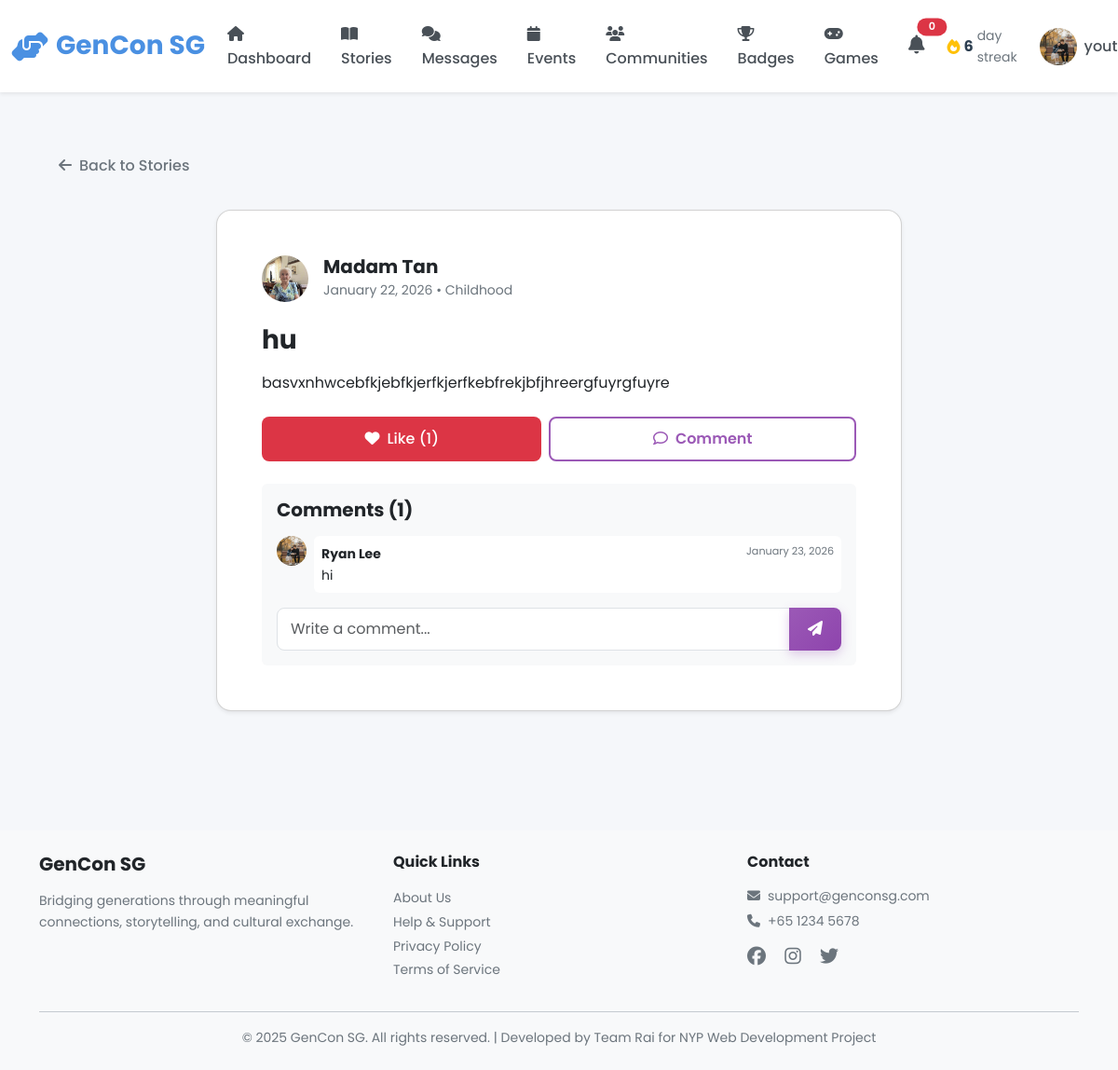
Screenshot of /youth/story/1 (signed in) with the database file from the repository.
### models.py (models this page shows, shortened)
class User(db.Model):
    __tablename__ = 'users'
    id = db.Column(db.Integer, primary_key=True)
    username = db.Column(db.String(80), unique=True, nullable=False, index=True)
    password_hash = db.Column(db.String(255), nullable=False)
    email = db.Column(db.String(120), unique=True, nullable=False, index=True)
    full_name = db.Column(db.String(120), nullable=False)
    phone = db.Column(db.String(20))
    age = db.Column(db.Integer, nullable=False)
    bio = db.Column(db.Text)  # User biography
    school = db.Column(db.String(255))  # School or organization for youth
    role = db.Column(db.String(20), nullable=False)  # 'senior', 'youth', or 'admin'
    profile_picture = db.Column(db.String(255), default='images/default-avatar.png')
    disable_reason = db.Column(db.Text)
    interests_json = db.Column(db.Text)  # Stores interests as JSON array
    languages_json = db.Column(db.Text)  # Stores languages as JSON array
    accessibility_settings_json = db.Column(db.Text)  # Stores settings as JSON object
    created_at = db.Column(db.DateTime, default=datetime.utcnow, nullable=False)
    last_active = db.Column(db.DateTime, default=datetime.utcnow, nullable=False)
    is_active = db.Column(db.Boolean, default=True)
    stories = db.relationship('Story', back_populates='user', lazy='dynamic')
    sent_messages = db.relationship('Message', foreign_keys='Message.sender_id',
                                   back_populates='sender', lazy='dynamic')
    received_messages = db.relationship('Message', foreign_keys='Message.recipient_id',
                                       back_populates='recipient', lazy='dynamic')
    senior_pairs = db.relationship('Pair', foreign_keys='Pair.senior_id',
                                   back_populates='senior', lazy='dynamic')
    youth_pairs = db.relationship('Pair', foreign_keys='Pair.youth_id',
                                 back_populates='youth', lazy='dynamic')
    streak = db.relationship('Streak', back_populates='user', uselist=False)
    badges = db.relationship('Badge', back_populates='user', lazy='dynamic')
    checkins = db.relationship('Checkin', back_populates='user', lazy='dynamic')
    @property
    def interests(self):
        """Get interests as Python list from JSON string."""
        if self.interests_json:
            return json.loads(self.interests_json)
        return []
    @interests.setter
    def interests(self, value):
        """Set interests from Python list, store as JSON string."""
        self.interests_json = json.dumps(value)
    @property
    def languages(self):
        """Get languages as Python list from JSON string."""
        if self.languages_json:
            return json.loads(self.languages_json)
        return []
    @languages.setter
    def languages(self, value):
        """Set languages from Python list, store as JSON string."""
        self.languages_json = json.dumps(value)
    @property
    def accessibility_settings(self):
        """Get accessibility settings as Python dict from JSON string."""
        if self.accessibility_settings_json:
            return json.loads(self.accessibility_settings_json)
        return {}

class Story(db.Model):
    __tablename__ = 'stories'
    id = db.Column(db.Integer, primary_key=True)
    user_id = db.Column(db.Integer, db.ForeignKey('users.id'), nullable=False, index=True)
    title = db.Column(db.String(200), nullable=False)
    content = db.Column(db.Text, nullable=False)
    category = db.Column(db.String(50), nullable=False)  # 5 categories
    photo_url = db.Column(db.String(255))  # Optional photo
    audio_url = db.Column(db.String(255))  # Optional voice recording
    created_at = db.Column(db.DateTime, default=datetime.utcnow, nullable=False, index=True)
    updated_at = db.Column(db.DateTime, default=datetime.utcnow, onupdate=datetime.utcnow)
    user = db.relationship('User', back_populates='stories')
    reactions = db.relationship('StoryReaction', back_populates='story',
                               lazy='dynamic', cascade='all, delete-orphan')
    comments = db.relationship('StoryComment', back_populates='story',
                              lazy='dynamic', cascade='all, delete-orphan')

class StoryComment(db.Model):
    __tablename__ = 'story_comments'
    id = db.Column(db.Integer, primary_key=True)
    story_id = db.Column(db.Integer, db.ForeignKey('stories.id'), nullable=False, index=True)
    user_id = db.Column(db.Integer, db.ForeignKey('users.id'), nullable=False, index=True)
    content = db.Column(db.Text, nullable=False)
    created_at = db.Column(db.DateTime, default=datetime.utcnow, nullable=False)
    story = db.relationship('Story', back_populates='comments')
    user = db.relationship('User')

### blueprints/youth.py (the view)
@youth_bp.route('/story/<int:story_id>')
@login_required
def story_detail(story_id):
    story = Story.query.get_or_404(story_id)
    return render_template('youth/story_detail.html', story=story)

### app.py (called while the page is built)
@app.context_processor
def inject_user():
    user_streak = 0
    if 'user_id' in session:
        from models import Streak
        streak = Streak.query.filter_by(user_id=session['user_id']).first()
        if streak:
            user_streak = streak.current_streak
    return dict(session=session, user_streak=user_streak)

@app.after_request
def add_security_headers(response):
    csp = (
        "default-src 'self'; "
        "script-src 'self' 'unsafe-inline' 'unsafe-eval' blob: https://cdn.jsdelivr.net https://cdnjs.cloudflare.com; "
        "style-src 'self' 'unsafe-inline' https://cdn.jsdelivr.net https://cdnjs.cloudflare.com https://fonts.googleapis.com; "
        "font-src 'self' https://cdnjs.cloudflare.com https://fonts.gstatic.com; "
        "img-src 'self' data: blob: https:; "
        "connect-src 'self' ws: wss: https://cdn.jsdelivr.net https://cdnjs.cloudflare.com; "
        "worker-src 'self' blob:;"
    )
    response.headers['Content-Security-Policy'] = csp
    return response

@app.template_filter('timeago')
def timeago_filter(date):
    from datetime import datetime
    now = datetime.utcnow()
    diff = now - date
    seconds = diff.total_seconds()
    if seconds < 60:
        return 'Just now'
    elif seconds < 3600:
        minutes = int(seconds / 60)
        return f'{minutes} minute{"s" if minutes != 1 else ""} ago'
    elif seconds < 86400:
        hours = int(seconds / 3600)
        return f'{hours} hour{"s" if hours != 1 else ""} ago'
    elif seconds < 604800:
        days = int(seconds / 86400)
        return f'{days} day{"s" if days != 1 else ""} ago'
    else:
        return (date + timedelta(hours=8)).strftime('%B %d, %Y')

@app.template_filter('fix_pfp')
def fix_pfp_filter(path):
    if not path:
        return 'images/default-avatar.png'
    if path.startswith('images/'):
        return path
    if path.startswith('http'):
        return path
    return f'images/{path}'

### blueprints/youth.py (called while the page is built)
def login_required(f):
    @wraps(f)
    def decorated_function(*args, **kwargs):
        if 'user_id' not in session:
            flash('Please login to access this page', 'warning')
            return redirect(url_for('auth.login', role='youth'))
        if session.get('role') != 'youth':
            flash('Access denied. Youth account required.', 'danger')
            return redirect(url_for('index'))
        return f(*args, **kwargs)
    return decorated_function

### templates/youth/story_detail.html (shortened to what this page needs)
{% extends "base.html" %}
{% block body_class %}youth-dashboard{% endblock %}
{% block content %}
<div class="container py-4">
    <div class="mb-4">
        <a href="{{ url_for('youth.story_feed') }}" class="btn btn-outline-secondary">
            <i class="fas fa-arrow-left me-2"></i>Back to Stories
        </a>
    </div>
    <div class="row justify-content-center">
        <div class="col-lg-8">
            <div class="card shadow-sm">
                <div class="card-body p-4">
                    <div class="d-flex align-items-center mb-4">
                        <a href="{{ url_for('youth.public_profile', user_id=story.user.id) }}">
                            <img src="{{ url_for('static', filename=story.user.profile_picture|fix_pfp) }}" class="rounded-circle me-3" style="width: 50px; height: 50px; object-fit: cover;">
                        </a>
                        <div>
                            <a href="{{ url_for('youth.public_profile', user_id=story.user.id) }}" class="text-decoration-none text-dark">
                                <h5 class="mb-0 fw-bold">{{ story.user.full_name }}</h5>
                            </a>
                            <small class="text-muted">{{ story.created_at|timeago }} • {{ story.category }}</small>
                        </div>
                    </div>
                    <h2 class="h3 fw-bold mb-3">{{ story.title }}</h2>
                    <div class="card-text mb-4" style="white-space: pre-line;">{{ story.content }}</div>
                    <div class="d-flex gap-2 mb-4">
                        {% set user_liked = story.reactions.filter_by(user_id=session.user_id, reaction_type='heart').first() is not none %}
                        <button class="btn {{ 'btn-danger' if user_liked else 'btn-outline-danger' }} flex-grow-1" onclick="reactToStory({{ story.id }}, 'heart')">
                            <i class="{{ 'fas' if user_liked else 'far' }} fa-heart me-2"></i>Like ({{ story.reactions.count() }})
                        </button>
                        <button class="btn btn-outline-primary flex-grow-1" onclick="document.getElementById('commentInput').focus()">
                            <i class="far fa-comment me-2"></i>Comment
                        </button>
                    </div>
                    <div class="bg-light p-3 rounded">
                        <h5 class="mb-3">Comments ({{ story.comments.count() }})</h5>
                        <div class="comments-list mb-3">
                            {% for comment in story.comments %}
                            <div class="d-flex mb-3">
                                <img src="{{ url_for('static', filename=comment.user.profile_picture|fix_pfp) }}" class="rounded-circle me-2" style="width: 32px; height: 32px; object-fit: cover;">
                                <div class="bg-white p-2 rounded w-100">
                                    <div class="d-flex justify-content-between">
                                        <strong class="small">{{ comment.user.full_name }}</strong>
                                        <small class="text-muted" style="font-size: 0.7rem;">{{ comment.created_at|timeago }}</small>
                                    </div>
                                    <p class="mb-0 small">{{ comment.content }}</p>
                                </div>
                            </div>
                            {% endfor %}
                        </div>
                        <form onsubmit="postComment(event, {{ story.id }})">
                            <div class="input-group">
                                <input type="text" id="commentInput" class="form-control" placeholder="Write a comment..." required>
                                <button class="btn btn-primary" type="submit">
                                    <i class="fas fa-paper-plane"></i>
                                </button>
                            </div>
                        </form>
                    </div>
                </div>
            </div>
        </div>
    </div>
</div>
{% endblock %}

### static/css/main.css (style rules this page uses)
:root { --primary-color: #4A90E2; --primary-hover: #357ABD; --secondary-color: #7B68EE; --success-color: #28A745; --warning-color: #FFC107; --danger-color: #DC3545; --info-color: #17A2B8; --senior-primary: #E67E22; --senior-secondary: #2ECC71; --senior-accent: #F39C12; --youth-primary: #9B59B6; --youth-secondary: #3498DB; --youth-accent: #E74C3C; --admin-primary: #34495E; --admin-secondary: #16A085; --admin-accent: #E67E22; --white: #FFFFFF; --black: #000000; --gray-100: #F8F9FA; --gray-200: #E9ECEF; --gray-300: #DEE2E6; --gray-400: #CED4DA; --gray-500: #ADB5BD; --gray-600: #6C757D; --gray-700: #495057; --gray-800: #343A40; --gray-900: #212529; --font-family: 'Poppins', -apple-system, BlinkMacSystemFont, 'Segoe UI', sans-serif; --font-size-base: 16px; --font-size-sm: 14px; --font-size-lg: 18px; --font-size-xl: 20px; --font-size-xxl: 24px; --font-weight-light: 300; --font-weight-normal: 400; --font-weight-medium: 500; --font-weight-semibold: 600; --font-weight-bold: 700; --spacing-xs: 0.25rem; --spacing-sm: 0.5rem; --spacing-md: 1rem; --spacing-lg: 1.5rem; --spacing-xl: 2rem; --spacing-xxl: 3rem; --border-radius-sm: 0.25rem; --border-radius-md: 0.5rem; --border-radius-lg: 1rem; --border-radius-xl: 1.5rem; --border-radius-pill: 50rem; --shadow-sm: 0 1px 2px rgba(0, 0, 0, 0.05); --shadow-md: 0 4px 6px rgba(0, 0, 0, 0.1); --shadow-lg: 0 10px 15px rgba(0, 0, 0, 0.15); --shadow-xl: 0 20px 25px rgba(0, 0, 0, 0.2); --transition-fast: 150ms ease-in-out; --transition-base: 300ms ease-in-out; --transition-slow: 500ms ease-in-out; --z-dropdown: 1000; --z-sticky: 1020; --z-fixed: 1030; --z-modal-backdrop: 1040; --z-modal: 1050; --z-popover: 1060; --z-tooltip: 1070; }
* { margin: 0; padding: 0; box-sizing: border-box; }
a { text-decoration: none; color: inherit; transition: color var(--transition-fast); }
img { max-width: 100%; height: auto; display: block; }
body { font-family: var(--font-family); font-size: var(--font-size-base); font-weight: var(--font-weight-normal); line-height: 1.6; color: var(--gray-900); background-color: var(--gray-100); overflow-x: hidden; }
h1, h2, h3, h4, h5, h6 { font-weight: var(--font-weight-bold); line-height: 1.2; margin-bottom: var(--spacing-md); color: var(--gray-900); }
h2 { font-size: 2rem; }
h5 { font-size: 1.25rem; }
p { margin-bottom: var(--spacing-md); }
.text-muted { color: var(--gray-600) !important; }
.btn { display: inline-block; font-weight: var(--font-weight-medium); text-align: center; white-space: nowrap; vertical-align: middle; user-select: none; border: 1px solid transparent; padding: 0.625rem 1.25rem; font-size: var(--font-size-base); line-height: 1.5; border-radius: var(--border-radius-md); transition: all var(--transition-base); cursor: pointer; }
.btn-primary { background-color: var(--primary-color); color: var(--white); border-color: var(--primary-color); }
.btn-danger { background-color: var(--danger-color); color: var(--white); }
.btn-outline-primary { color: var(--primary-color); border-color: var(--primary-color); background-color: transparent; }
.card { background-color: var(--white); border-radius: var(--border-radius-lg); box-shadow: var(--shadow-md); padding: var(--spacing-lg); margin-bottom: var(--spacing-lg); transition: all var(--transition-base); }
.card-body { padding: var(--spacing-md) 0; }
.form-control { display: block; width: 100%; padding: 0.625rem 0.875rem; font-size: var(--font-size-base); font-weight: var(--font-weight-normal); line-height: 1.5; color: var(--gray-900); background-color: var(--white); border: 1px solid var(--gray-300); border-radius: var(--border-radius-md); transition: border-color var(--transition-fast); }
.mb-3 { margin-bottom: var(--spacing-md); }
.mb-4 { margin-bottom: var(--spacing-lg); }
.p-2 { padding: var(--spacing-sm); }
.p-3 { padding: var(--spacing-md); }
.p-4 { padding: var(--spacing-lg); }
.d-flex { display: flex; }
.justify-content-center { justify-content: center; }
.justify-content-between { justify-content: space-between; }
.align-items-center { align-items: center; }
.gap-2 { gap: var(--spacing-sm); }
.fw-bold { font-weight: var(--font-weight-bold); }
.rounded { border-radius: var(--border-radius-md); }
.rounded-circle { border-radius: 50%; }
.shadow-sm { box-shadow: var(--shadow-sm); }

### rows the page displays
User: profile_picture (picture), user.full_name "Madam Tan"
Story: created_at "January 22, 2026", category "Childhood", title "hu", content "basvxnhwcebfkjebfkjerfkjerfkebfrekjbfjhreergfuyrgfuyre"
StoryComment: profile_picture (picture), user.full_name "Ryan Lee", created_at "January 23, 2026", content "hi"

### other values shown
{{ user_streak|default(0) }} "6"
{{ story.reactions.count() }} "1"
{{ story.comments.count() }} "1"
